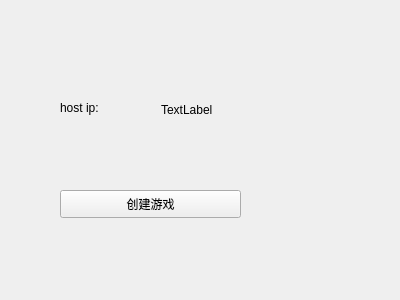
<?xml version="1.0" encoding="UTF-8"?>
<ui version="4.0">
 <class>Severwd</class>
 <widget class="QWidget" name="Severwd">
  <property name="geometry">
   <rect>
    <x>0</x>
    <y>0</y>
    <width>400</width>
    <height>300</height>
   </rect>
  </property>
  <property name="windowTitle">
   <string>Form</string>
  </property>
  <widget class="QPushButton" name="pushButton">
   <property name="geometry">
    <rect>
     <x>60</x>
     <y>190</y>
     <width>181</width>
     <height>28</height>
    </rect>
   </property>
   <property name="text">
    <string>创建游戏</string>
   </property>
  </widget>
  <widget class="QLabel" name="label">
   <property name="geometry">
    <rect>
     <x>60</x>
     <y>100</y>
     <width>71</width>
     <height>16</height>
    </rect>
   </property>
   <property name="text">
    <string>host ip:</string>
   </property>
  </widget>
  <widget class="QLabel" name="label_2">
   <property name="geometry">
    <rect>
     <x>161</x>
     <y>100</y>
     <width>121</width>
     <height>20</height>
    </rect>
   </property>
   <property name="text">
    <string>TextLabel</string>
   </property>
  </widget>
 </widget>
 <resources/>
 <connections/>
</ui>
